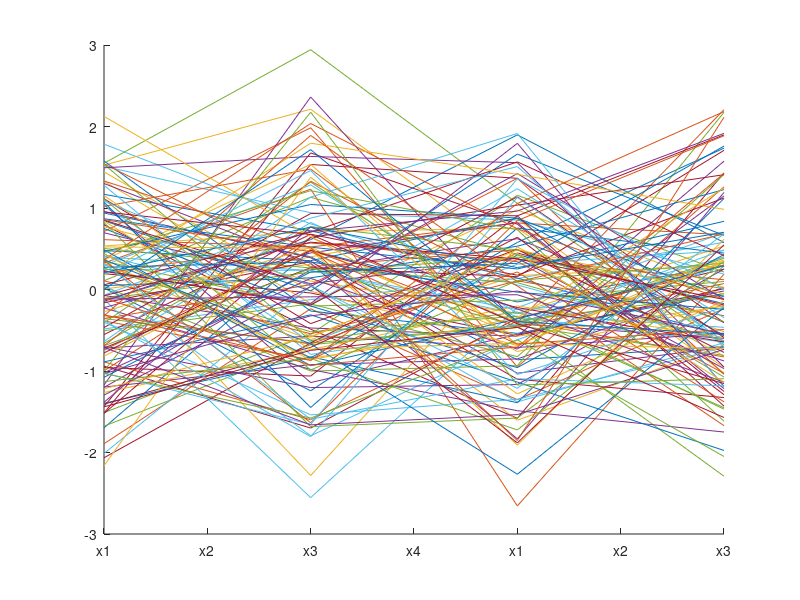

Write MATLAB code to recreate this figure.
close all;
clear all;
clc;

npoints = 150;
ndims = 4;
data = zeros(ndims, npoints);

for i = 1:npoints
    for j = 1:ndims
        data(j,i) = randn;
    end
end

hold on;
for i = 1:npoints
    plot(data(:,i));
end
hold off;

% set(gca, 'xtick',[1 2 3 4]);
set(gca, 'xticklabel', {'x1','x2','x3','x4'});